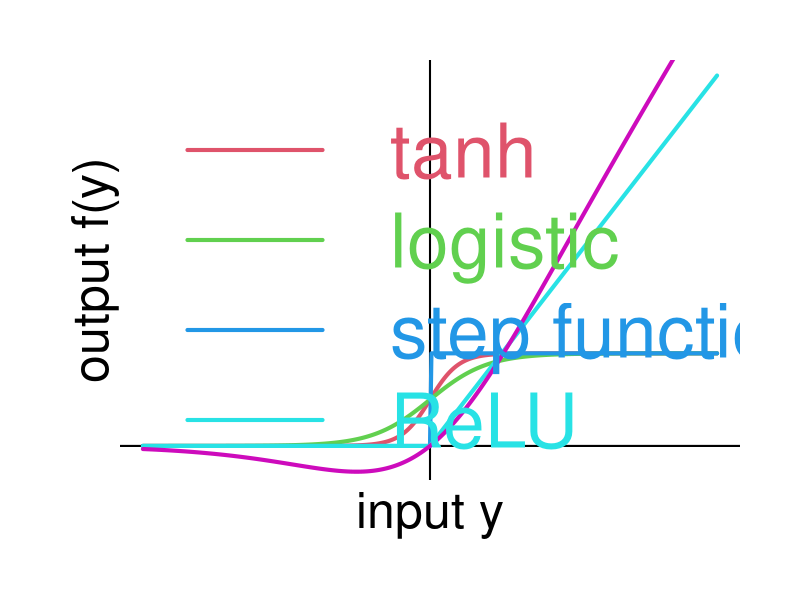

Write R code to recreate this figure.
##
png("../media/09.1-Activation.png",height=800,width=1200)
par(mfrow=c(1,1),cex=3,mar=c(2,2,1,1))
x=seq(-10,10,by=0.05)
plot(c(-10,10),c(-0.2,4),type="n",xlab="",ylab="",axes=FALSE)
title(xlab="input y",ylab="output f(y)",line=0)
abline(h=0,lwd=2)
abline(v=0,lwd=2)
a1=function(x)(1+tanh(x))/2
a2=function(x)(1/(1+exp(-x)))
a3=function(x){ifelse(x<=0,0,1)}
a4=function(x){ifelse(x<=0,0,x/2.5)}
a5=function(x){x/(1+exp(-x/2))/2}
lines(x,a1(x),col=2,lwd=4)
lines(x,a2(x),col=3,lwd=4)
lines(x,a3(x),col=4,lwd=4)
lines(x,a4(x),col=5,lwd=4)
lines(x,a5(x),col=6,lwd=4)
legend("topleft",
       legend=c("tanh","logistic","step function","ReLU","Swish"),
       text.col=2:6,cex=1.5,lwd=4,lty=1,col=2:5,bty="n")
dev.off()

##a1a=function(x)(1/2+1/2*(exp(x)-exp(-x))/(exp(x)+exp(-x)))
